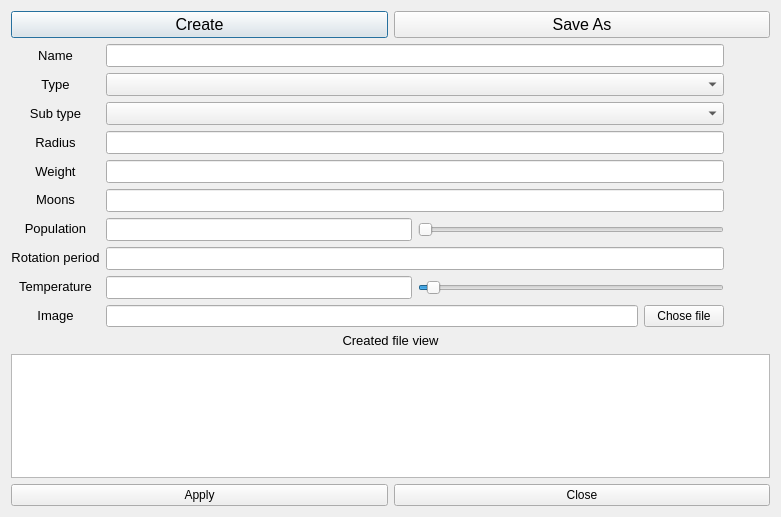
<?xml version="1.0" encoding="UTF-8"?>
<ui version="4.0">
 <class>CreateDialog</class>
 <widget class="QDialog" name="CreateDialog">
  <property name="geometry">
   <rect>
    <x>0</x>
    <y>0</y>
    <width>781</width>
    <height>517</height>
   </rect>
  </property>
  <property name="windowTitle">
   <string>MyPlanets CreateMode</string>
  </property>
  <property name="windowIcon">
   <iconset resource="../res/package.qrc">
    <normaloff>:/images/volume1/icon.ico</normaloff>:/images/volume1/icon.ico</iconset>
  </property>
  <layout class="QGridLayout" name="gridLayout">
   <item row="0" column="0">
    <layout class="QVBoxLayout" name="mainVerticalLayout">
     <item>
      <layout class="QHBoxLayout" name="horizontalLayout4">
       <item>
        <widget class="QPushButton" name="createNewDBButton">
         <property name="sizePolicy">
          <sizepolicy hsizetype="Expanding" vsizetype="Expanding">
           <horstretch>0</horstretch>
           <verstretch>0</verstretch>
          </sizepolicy>
         </property>
         <property name="font">
          <font>
           <pointsize>12</pointsize>
          </font>
         </property>
         <property name="text">
          <string>Create</string>
         </property>
         <property name="icon">
          <iconset resource="../res/package.qrc">
           <normaloff>:/images/volume1/iconedit.png</normaloff>:/images/volume1/iconedit.png</iconset>
         </property>
         <property name="iconSize">
          <size>
           <width>32</width>
           <height>32</height>
          </size>
         </property>
        </widget>
       </item>
       <item>
        <widget class="QPushButton" name="saveDBButton">
         <property name="sizePolicy">
          <sizepolicy hsizetype="Expanding" vsizetype="Expanding">
           <horstretch>0</horstretch>
           <verstretch>0</verstretch>
          </sizepolicy>
         </property>
         <property name="font">
          <font>
           <pointsize>12</pointsize>
          </font>
         </property>
         <property name="text">
          <string>Save As</string>
         </property>
         <property name="icon">
          <iconset resource="../res/package.qrc">
           <normaloff>:/images/volume1/iconsave.png</normaloff>:/images/volume1/iconsave.png</iconset>
         </property>
         <property name="iconSize">
          <size>
           <width>32</width>
           <height>32</height>
          </size>
         </property>
        </widget>
       </item>
      </layout>
     </item>
     <item>
      <layout class="QHBoxLayout" name="horizontalLayout3">
       <item>
        <layout class="QVBoxLayout" name="verticalLayout4">
         <item>
          <widget class="QLabel" name="nonactive9">
           <property name="font">
            <font>
             <pointsize>10</pointsize>
            </font>
           </property>
           <property name="text">
            <string>Name</string>
           </property>
           <property name="alignment">
            <set>Qt::AlignCenter</set>
           </property>
          </widget>
         </item>
         <item>
          <widget class="QLabel" name="nonactive7">
           <property name="font">
            <font>
             <pointsize>10</pointsize>
            </font>
           </property>
           <property name="text">
            <string>Type</string>
           </property>
           <property name="alignment">
            <set>Qt::AlignCenter</set>
           </property>
          </widget>
         </item>
         <item>
          <widget class="QLabel" name="nonactive5">
           <property name="font">
            <font>
             <pointsize>10</pointsize>
            </font>
           </property>
           <property name="text">
            <string>Sub type</string>
           </property>
           <property name="alignment">
            <set>Qt::AlignCenter</set>
           </property>
          </widget>
         </item>
         <item>
          <widget class="QLabel" name="nonactive">
           <property name="font">
            <font>
             <pointsize>10</pointsize>
            </font>
           </property>
           <property name="text">
            <string>Radius</string>
           </property>
           <property name="alignment">
            <set>Qt::AlignCenter</set>
           </property>
          </widget>
         </item>
         <item>
          <widget class="QLabel" name="nonactive4">
           <property name="font">
            <font>
             <pointsize>10</pointsize>
            </font>
           </property>
           <property name="text">
            <string>Weight</string>
           </property>
           <property name="alignment">
            <set>Qt::AlignCenter</set>
           </property>
          </widget>
         </item>
         <item>
          <widget class="QLabel" name="nonactive3">
           <property name="font">
            <font>
             <pointsize>10</pointsize>
            </font>
           </property>
           <property name="text">
            <string>Moons</string>
           </property>
           <property name="alignment">
            <set>Qt::AlignCenter</set>
           </property>
          </widget>
         </item>
         <item>
          <widget class="QLabel" name="nonactive2">
           <property name="font">
            <font>
             <pointsize>10</pointsize>
            </font>
           </property>
           <property name="text">
            <string>Population</string>
           </property>
           <property name="alignment">
            <set>Qt::AlignCenter</set>
           </property>
          </widget>
         </item>
         <item>
          <widget class="QLabel" name="nonactive1">
           <property name="font">
            <font>
             <pointsize>10</pointsize>
            </font>
           </property>
           <property name="text">
            <string>Rotation period</string>
           </property>
           <property name="alignment">
            <set>Qt::AlignCenter</set>
           </property>
          </widget>
         </item>
         <item>
          <widget class="QLabel" name="nonactive8">
           <property name="font">
            <font>
             <pointsize>10</pointsize>
            </font>
           </property>
           <property name="text">
            <string>Temperature</string>
           </property>
           <property name="alignment">
            <set>Qt::AlignCenter</set>
           </property>
          </widget>
         </item>
         <item>
          <widget class="QLabel" name="nonactive6">
           <property name="font">
            <font>
             <pointsize>10</pointsize>
            </font>
           </property>
           <property name="text">
            <string>Image</string>
           </property>
           <property name="alignment">
            <set>Qt::AlignCenter</set>
           </property>
          </widget>
         </item>
        </layout>
       </item>
       <item>
        <layout class="QVBoxLayout" name="verticalLayout2">
         <item>
          <widget class="QLineEdit" name="nameField">
           <property name="font">
            <font>
             <pointsize>10</pointsize>
            </font>
           </property>
          </widget>
         </item>
         <item>
          <widget class="QComboBox" name="typeList">
           <property name="font">
            <font>
             <pointsize>10</pointsize>
            </font>
           </property>
           <property name="currentIndex">
            <number>0</number>
           </property>
           <item>
            <property name="text">
             <string/>
            </property>
           </item>
           <item>
            <property name="text">
             <string>Star</string>
            </property>
           </item>
           <item>
            <property name="text">
             <string>Planet</string>
            </property>
           </item>
           <item>
            <property name="text">
             <string>Asteroid</string>
            </property>
           </item>
           <item>
            <property name="text">
             <string>Comet</string>
            </property>
           </item>
           <item>
            <property name="text">
             <string>Galaxy</string>
            </property>
           </item>
           <item>
            <property name="text">
             <string>Nebulae</string>
            </property>
           </item>
           <item>
            <property name="text">
             <string>Cluster</string>
            </property>
           </item>
           <item>
            <property name="text">
             <string>Ship</string>
            </property>
           </item>
           <item>
            <property name="text">
             <string>Black Hole</string>
            </property>
           </item>
           <item>
            <property name="text">
             <string>Unknown</string>
            </property>
           </item>
          </widget>
         </item>
         <item>
          <widget class="QComboBox" name="subtypeList">
           <property name="font">
            <font>
             <pointsize>10</pointsize>
            </font>
           </property>
          </widget>
         </item>
         <item>
          <widget class="QLineEdit" name="radiusField">
           <property name="font">
            <font>
             <pointsize>10</pointsize>
            </font>
           </property>
           <property name="text">
            <string/>
           </property>
          </widget>
         </item>
         <item>
          <widget class="QLineEdit" name="weightField">
           <property name="font">
            <font>
             <pointsize>10</pointsize>
            </font>
           </property>
          </widget>
         </item>
         <item>
          <widget class="QLineEdit" name="moonsField">
           <property name="font">
            <font>
             <pointsize>10</pointsize>
            </font>
           </property>
          </widget>
         </item>
         <item>
          <layout class="QHBoxLayout" name="horizontalLayout7">
           <item>
            <widget class="QLineEdit" name="populationField">
             <property name="font">
              <font>
               <pointsize>10</pointsize>
              </font>
             </property>
            </widget>
           </item>
           <item>
            <widget class="QSlider" name="popSlider">
             <property name="maximum">
              <number>1000000000</number>
             </property>
             <property name="orientation">
              <enum>Qt::Horizontal</enum>
             </property>
            </widget>
           </item>
          </layout>
         </item>
         <item>
          <widget class="QLineEdit" name="rotationField">
           <property name="font">
            <font>
             <pointsize>10</pointsize>
            </font>
           </property>
          </widget>
         </item>
         <item>
          <layout class="QHBoxLayout" name="horizontalLayout6">
           <item>
            <widget class="QLineEdit" name="temperatureField">
             <property name="font">
              <font>
               <pointsize>10</pointsize>
              </font>
             </property>
            </widget>
           </item>
           <item>
            <widget class="QSlider" name="tempSlider">
             <property name="minimum">
              <number>-273</number>
             </property>
             <property name="maximum">
              <number>10000</number>
             </property>
             <property name="orientation">
              <enum>Qt::Horizontal</enum>
             </property>
            </widget>
           </item>
          </layout>
         </item>
         <item>
          <layout class="QHBoxLayout" name="horizontalLayout8">
           <item>
            <widget class="QLineEdit" name="imageField"/>
           </item>
           <item>
            <widget class="QPushButton" name="chooseFileButton">
             <property name="text">
              <string>Chose file</string>
             </property>
            </widget>
           </item>
          </layout>
         </item>
        </layout>
       </item>
       <item>
        <layout class="QVBoxLayout" name="verticalLayout3">
         <item>
          <widget class="QPushButton" name="addObjectButton">
           <property name="text">
            <string/>
           </property>
           <property name="icon">
            <iconset resource="../res/package.qrc">
             <normaloff>:/images/volume1/iconplus.png</normaloff>:/images/volume1/iconplus.png</iconset>
           </property>
           <property name="iconSize">
            <size>
             <width>80</width>
             <height>80</height>
            </size>
           </property>
           <property name="flat">
            <bool>true</bool>
           </property>
          </widget>
         </item>
         <item>
          <widget class="QPushButton" name="clearFieldsButton">
           <property name="text">
            <string/>
           </property>
           <property name="icon">
            <iconset resource="../res/package.qrc">
             <normaloff>:/images/volume1/iconminus.png</normaloff>:/images/volume1/iconminus.png</iconset>
           </property>
           <property name="iconSize">
            <size>
             <width>80</width>
             <height>80</height>
            </size>
           </property>
           <property name="flat">
            <bool>true</bool>
           </property>
          </widget>
         </item>
        </layout>
       </item>
      </layout>
     </item>
     <item>
      <layout class="QHBoxLayout" name="horizontalLayout1">
       <item>
        <widget class="QLabel" name="staticLabel1">
         <property name="font">
          <font>
           <pointsize>10</pointsize>
          </font>
         </property>
         <property name="text">
          <string>Created file view</string>
         </property>
         <property name="alignment">
          <set>Qt::AlignCenter</set>
         </property>
        </widget>
       </item>
      </layout>
     </item>
     <item>
      <layout class="QHBoxLayout" name="horizontalLayout2">
       <item>
        <widget class="QTextBrowser" name="staticLabel2"/>
       </item>
      </layout>
     </item>
     <item>
      <layout class="QHBoxLayout" name="horizontalLayout5">
       <item>
        <widget class="QPushButton" name="applyButton">
         <property name="text">
          <string>Apply</string>
         </property>
         <property name="icon">
          <iconset resource="../res/package.qrc">
           <normaloff>:/images/volume1/iconok.png</normaloff>:/images/volume1/iconok.png</iconset>
         </property>
        </widget>
       </item>
       <item>
        <widget class="QPushButton" name="closeButton">
         <property name="text">
          <string>Close</string>
         </property>
         <property name="icon">
          <iconset resource="../res/package.qrc">
           <normaloff>:/images/volume1/iconcancel.png</normaloff>:/images/volume1/iconcancel.png</iconset>
         </property>
        </widget>
       </item>
      </layout>
     </item>
    </layout>
   </item>
  </layout>
 </widget>
 <resources>
  <include location="../res/package.qrc"/>
 </resources>
 <connections/>
</ui>
